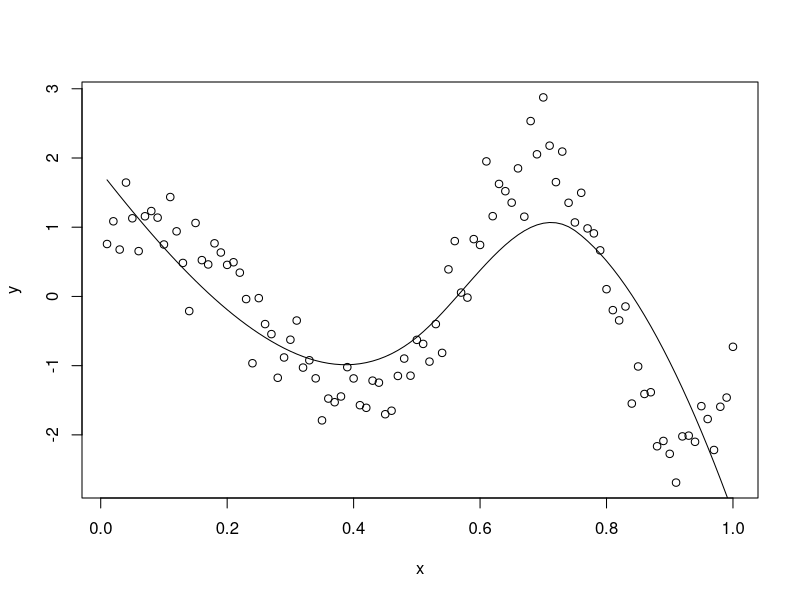

Here is the R script that generated this plot:
# 加载locfit包
library("locfit")
# 设置工作路径
setwd("D:\\softwares\\applied statistics\\rcodelearning\\chap27\\sourcecode")
# 设置随机数
set.seed(1)
# 设置样本量
samplesize <- 100
# 生成x
x <- (1:samplesize) / 100
# 生成y
y <- cos(2 * pi * exp(x)) * exp(x) + rnorm(samplesize, 0, 0.4)
# 合并为dataframe
dataf <- data.frame(x, y)
# 局部核回归拟合
res <- locfit::locfit(
    y ~ x, # 公式
    data = dataf # 数据
)
print(summary(res))
# 开始绘图
dev.new()
# 保存文件
pdf("../codeimage/code8.pdf")
# 绘制散点图
plot(x, y, data = dataf)
# 绘制核密度曲线
lines(res, type = "l")
# 关闭图形
dev.off()
# 关闭文件
dev.off()
# 保存工作空间
save.image("R8.RData")
